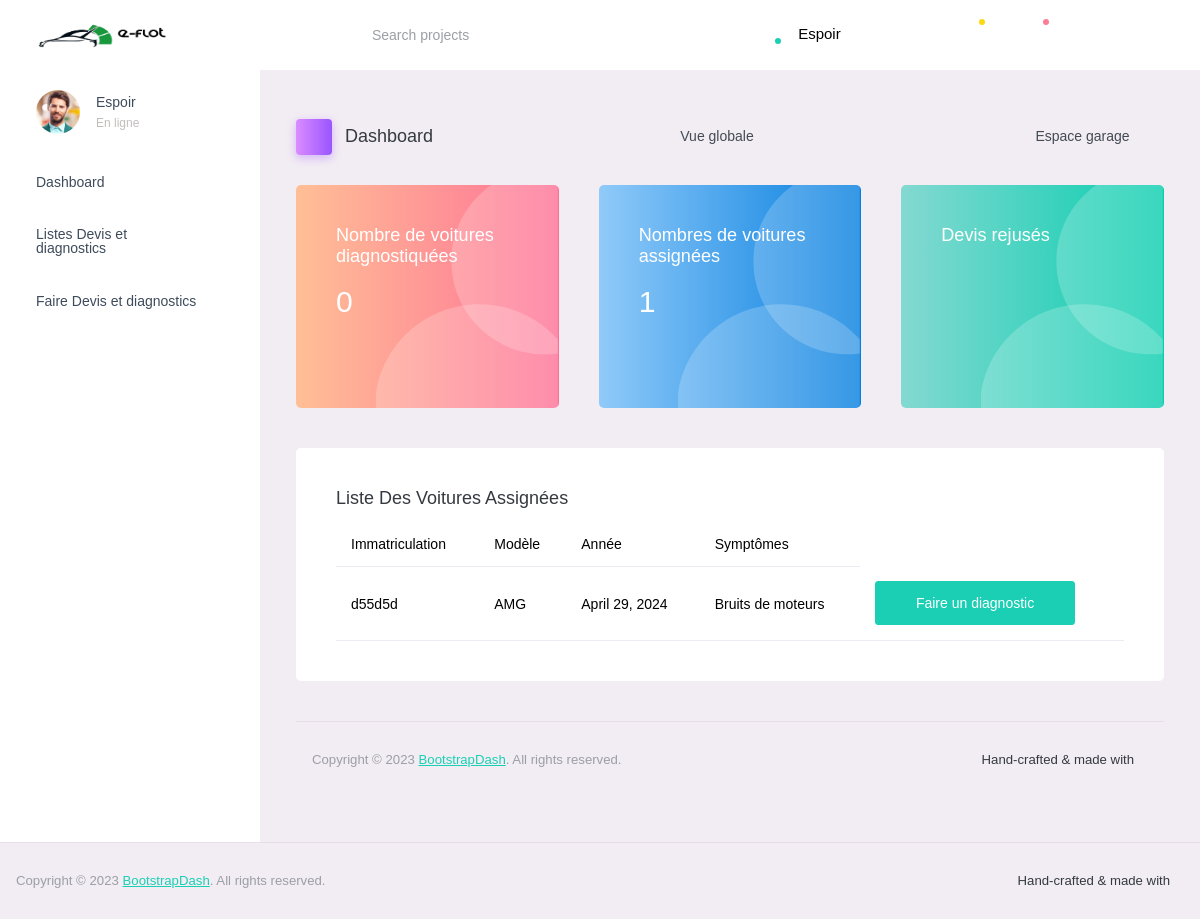
The page /espace/garage/ (signed in) on the database as committed earlier.
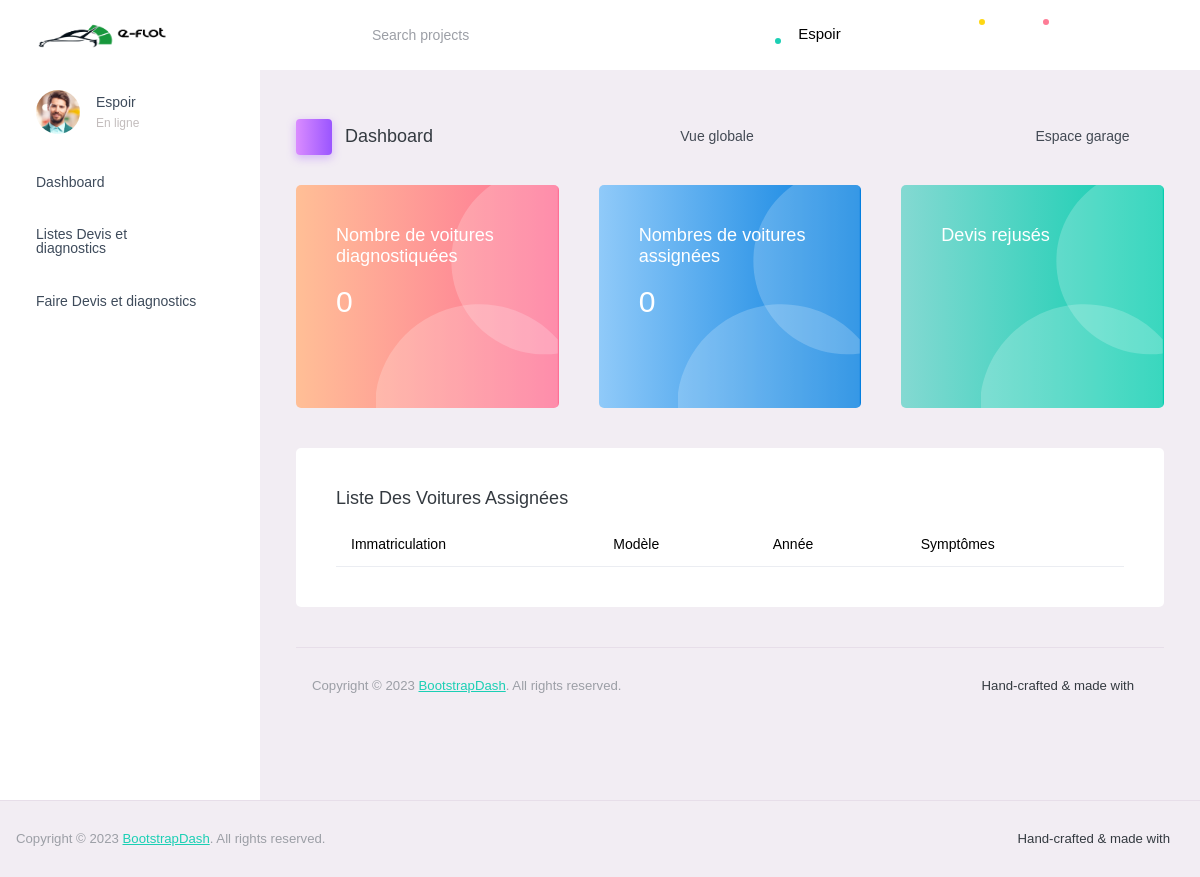
The same page on the database as committed later.
### admin_dashboard/models.py (models this page shows, shortened)
class Voiture(models.Model):
    modele = models.ForeignKey(Modele, on_delete=models.CASCADE)
    TRANSMISSION_CHOICES = [
        ('Manuelle', 'Manuelle'),
        ('Automatique', 'Automatique'),
    ]
    TYPES_CARBURANT_CHOICES  = [
        ("Gasoil", "Gasoil"),
        ("Super", "Super"),
        ("Essence", "Essence"),
    ]
    STATUT_CHOICES = [
        ('en attente de diagnostic', 'En attente de diagnostic'),
        ('diagnostiquée', 'Diagnostiquee'),
    ]
    nombre_de_vitesse = models.IntegerField(default=5, validators=[MinValueValidator(1), MaxValueValidator(10)])
    annee_fabrication = models.DateField()
    kilometrage = models.PositiveIntegerField()
    type_carburant = models.CharField(choices=TYPES_CARBURANT_CHOICES,max_length=50)
    transmission = models.CharField(max_length=50, choices=TRANSMISSION_CHOICES)
    numero_serie = models.CharField(max_length=100)
    immatriculation = models.CharField(max_length=20)
    symptomes = models.TextField()
    couleur_voiture = models.CharField(max_length=50)
    historique_maintenance = models.TextField()
    codes_erreur = models.TextField(blank=True, null=True)
    photo_voiture = models.ImageField(upload_to="voitures/")
    numero_chassi = models.CharField(max_length=50)
    statut = models.CharField(max_length=30, choices=STATUT_CHOICES, default='en attente de diagnostic')
    garage_assigne = models.ForeignKey(Garage, on_delete=models.SET_NULL, null=True, blank=True)
    date_add = models.DateTimeField(auto_now_add=True)
    date_update = models.DateTimeField(auto_now=True)
    status = models.BooleanField(default=True)

class Modele(models.Model):
    nom = models.CharField(max_length=100)
    marque = models.ForeignKey(MarqueVoiture, on_delete=models.CASCADE, related_name='modeles')
    date_add = models.DateTimeField(auto_now_add=True)
    date_update = models.DateTimeField(auto_now=True)
    status = models.BooleanField(default=True)

### diagnostic/views.py (the view)
# urls.py: path('espace/garage/', garage_page, name='garage_page'),
@garage_required
def garage_page(request):
    user = request.user
    if not user.is_authenticated or user.role != 'garage':
        messages.error(request, "Vous n'avez pas l'autorisation d'accéder à cette page.")
        return redirect('/')
    try:
        garage = Garage.objects.get(email=user.email)
    except Garage.DoesNotExist:
        messages.error(request, "Aucun garage associé à cet utilisateur.")
        return redirect('/')
    garage = Garage.objects.get(email=user.email)
    voitures = Voiture.objects.filter(garage_assigne=garage, statut='en attente de diagnostic')
    diagnostics = Diagnostic.objects.filter(vehicule__in=voitures)
    contexts = {
        'type_client': type_client,
        'voitures': voitures,
        'garage': garage,
        'diagnostics':diagnostics,
    }
    return render(request, 'garage_page.html', contexts)

### Main/permissions.py (called while the page is built)
def garage_required(function):
    @wraps(function)
    def wrap(request, *args, **kwargs):
        if request.user.is_authenticated and request.user.role == 'garage':
            return function(request, *args, **kwargs)
        else:
            return render(request, 'access_denied.html', status=403)
    return wrap

### diagnostic/templates/garage_page.html (shortened to what the changed rows need)
{% extends 'dist/base.html' %}
{% load static %}
 {% block content %}
        <div class="main-panel">
          <div class="content-wrapper">
            <div class="row">
              <div class="col-md-4 stretch-card grid-margin">
                <div class="card bg-gradient-danger card-img-holder text-white">
                  <div class="card-body">
                    <h2 class="mb-5">{{ diagnostics.count }}</h2>
                  </div>
                </div>
              </div>
              <div class="col-md-4 stretch-card grid-margin">
                <div class="card bg-gradient-info card-img-holder text-white">
                  <div class="card-body">
                    <img
                      src="{% static 'assets/images/dashboard/circle.svg' %}"
                      class="card-img-absolute"
                      alt="circle-image"
                    />
                    <h4 class="font-weight-normal mb-3">
                      Nombres de voitures assignées
                    </h4>
                    <h2 class="mb-5">{{ voitures.count }}</h2>
                  </div>
                </div>
              </div>
            </div>
            <div class="row">
              <div class="col-12 grid-margin">
                <div class="card">
                  <div class="card-body">
                    <div class="table-responsive">
                      <table class="table">
                        <thead>
                          <tr>
                             <th>Immatriculation</th>
                            <th>Modèle</th>
                            <th>Année</th>
                            <th>Symptômes</th>
                          </tr>
                        </thead>
                        <tbody>
            {% for voiture in voitures %}
            <tr>
                <td>{{ voiture.immatriculation }}</td>
                <td>{{ voiture.modele.nom }}</td>
                <td>{{ voiture.annee_fabrication }}</td>
                <td>{{ voiture.symptomes }}</td>
              <td><a class="btn btn-success" href="{% url 'diagnostic' voiture.id %}">Faire un diagnostic</a></td>
            </tr>
            {% endfor %}
        </tbody>
                      </table>
                    </div>
                  </div>
                </div>
              </div>
            </div>
        </div>
      </div>
    </div>
  </body>
</html>
 {% endblock content %}

Rows that differ between the two databases and show on the page:
no longer on this page (row edited): Voiture: immatriculation "d55d5d", modele.nom "AMG", annee_fabrication "April 29, 2024", symptomes "Bruits de moteurs"
Other text that changed with them:
{{ voitures.count }}: "1" → "0"
